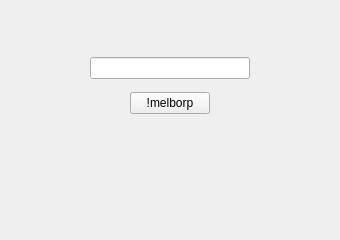
<?xml version="1.0" encoding="UTF-8"?>
<ui version="4.0">
 <class>MainWindow</class>
 <widget class="QMainWindow" name="MainWindow">
  <property name="geometry">
   <rect>
    <x>0</x>
    <y>0</y>
    <width>340</width>
    <height>240</height>
   </rect>
  </property>
  <property name="minimumSize">
   <size>
    <width>340</width>
    <height>240</height>
   </size>
  </property>
  <property name="maximumSize">
   <size>
    <width>340</width>
    <height>240</height>
   </size>
  </property>
  <property name="windowTitle">
   <string>MELBORP</string>
  </property>
  <widget class="QWidget" name="centralwidget">
   <widget class="QWidget" name="verticalLayoutWidget">
    <property name="geometry">
     <rect>
      <x>90</x>
      <y>50</y>
      <width>160</width>
      <height>71</height>
     </rect>
    </property>
    <layout class="QVBoxLayout" name="verticalLayout">
     <item>
      <widget class="QLineEdit" name="le_problem"/>
     </item>
     <item>
      <layout class="QHBoxLayout" name="horizontalLayout">
       <item>
        <spacer name="horizontalSpacer_2">
         <property name="orientation">
          <enum>Qt::Orientation::Horizontal</enum>
         </property>
         <property name="sizeHint" stdset="0">
          <size>
           <width>40</width>
           <height>20</height>
          </size>
         </property>
        </spacer>
       </item>
       <item>
        <widget class="QPushButton" name="btn_problem">
         <property name="text">
          <string>!melborp</string>
         </property>
        </widget>
       </item>
       <item>
        <spacer name="horizontalSpacer">
         <property name="orientation">
          <enum>Qt::Orientation::Horizontal</enum>
         </property>
         <property name="sizeHint" stdset="0">
          <size>
           <width>40</width>
           <height>20</height>
          </size>
         </property>
        </spacer>
       </item>
      </layout>
     </item>
    </layout>
   </widget>
  </widget>
  <widget class="QMenuBar" name="menubar">
   <property name="geometry">
    <rect>
     <x>0</x>
     <y>0</y>
     <width>340</width>
     <height>39</height>
    </rect>
   </property>
  </widget>
 </widget>
 <resources/>
 <connections/>
</ui>
